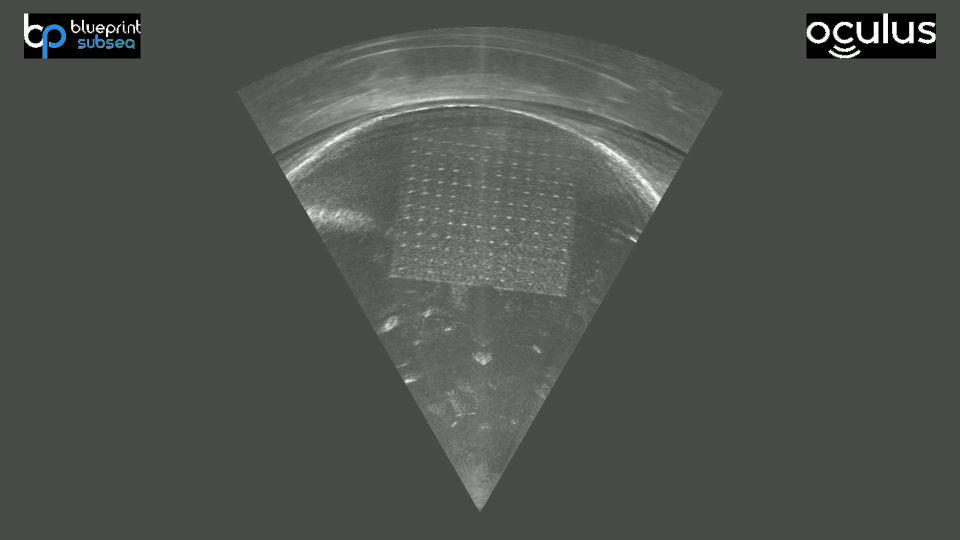
#> input picture figures/Oculus3-6.jpg, 1920 x 1080 px, found by its file name (shown at 1/2 size)
$ jupyter execute RA_Image.ipynb
#> lines starting #> are read from the running program, lines starting #| are printed output that depends on the picture
### Convert Oculus sonar image to Range-azimuth image for testing


[cell 1]
import cv2
import math
import numpy as np
from matplotlib import pyplot as plt

[cell 2]
# Load image
img_path = r"/home/ychen921/808E/project2/Data/Set3/Set3/Oculus3/Oculus3-6.jpg"
img = cv2.imread(img_path)
#> img is the input picture: shape (1080, 1920, 3); mean B, G, R 78.4, 81.2, 79.2
img = cv2.cvtColor(img, cv2.COLOR_BGR2GRAY)
#> img: shape (1080, 1920)

# Range-azimuth image
X_RES = 267
Y_RES = 1400
sonar_image = np.zeros((Y_RES, X_RES))

print(img.shape)
#| (1080, 1920)
plt.imshow(img)

### R0 X0 and Range in pixel
X0 = 959
<br>
y0 = 1025
<br>
Range length in pixel = 971

[cell 3]
R = np.arange(0.0025, 3.5025, 0.0025)
Az = np.radians(np.arange(-30, 30, 0.225))

x0 = 959
y0 = 1025
R_bold = 971
for i in range(Y_RES):
    r = R[i]
    for j in range(X_RES):
        theta = Az[j]
        x = int(x0 + (R_bold/3.5)*r*np.sin(theta))
        y = int(y0 - (R_bold/3.5)*r*np.cos(theta))
        sonar_image[i,j] = img[y,x]
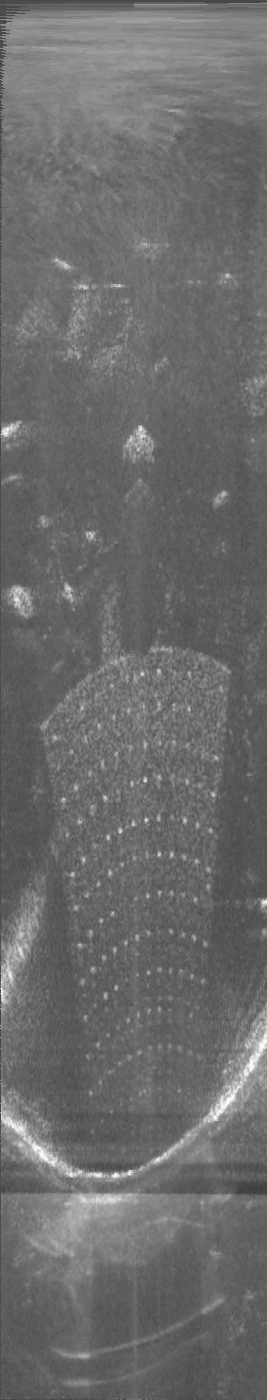
#> sonar_image: shape (1400, 267) float64; min 60, max 254, mean 107.1

plt.imshow(np.flip(sonar_image).astype(np.uint8))
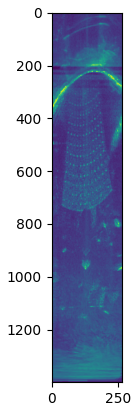
#> figure drawn by matplotlib, 1 panel

[cell 4]
show_img = np.flip(sonar_image).astype(np.uint8)
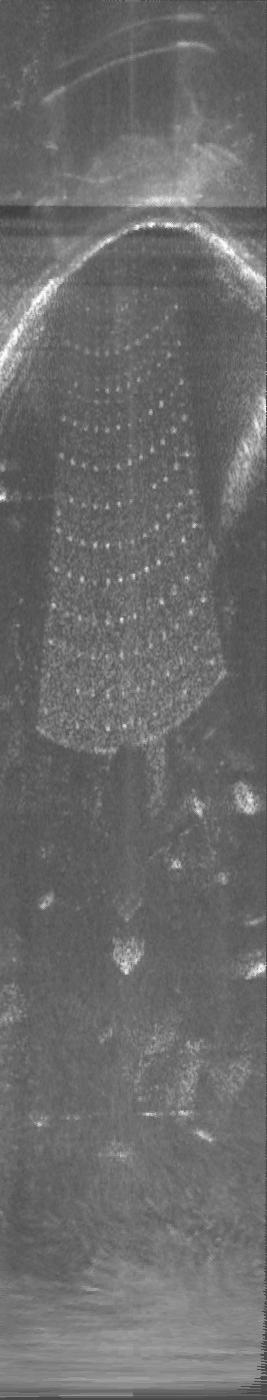
#> show_img: shape (1400, 267); min 60, max 254, mean 107.1
show_img = cv2.resize(show_img, (256, 256), interpolation = cv2.INTER_LINEAR)
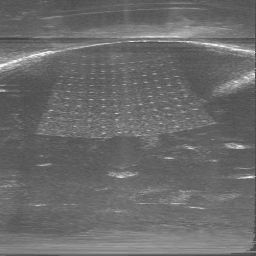
#> show_img: shape (256, 256); min 62, max 252, mean 107.1
plt.imshow(show_img)
